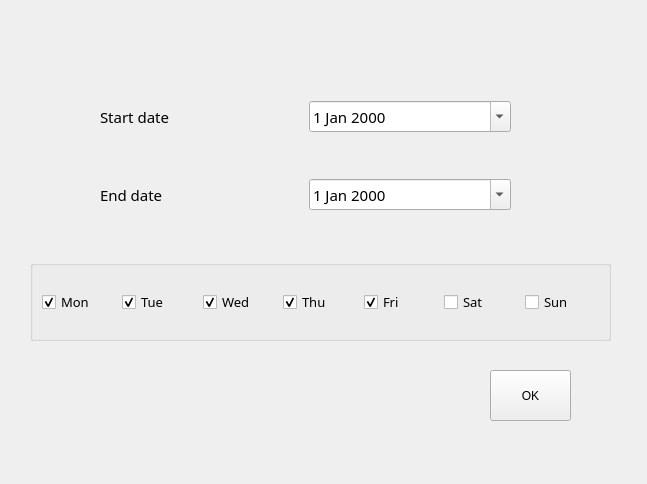
<?xml version="1.0" encoding="UTF-8"?>
<ui version="4.0">
 <class>DatePicker</class>
 <widget class="QWidget" name="DatePicker">
  <property name="geometry">
   <rect>
    <x>0</x>
    <y>0</y>
    <width>647</width>
    <height>484</height>
   </rect>
  </property>
  <property name="windowTitle">
   <string>Pick dates</string>
  </property>
  <widget class="QPushButton" name="okBtn">
   <property name="geometry">
    <rect>
     <x>490</x>
     <y>370</y>
     <width>81</width>
     <height>51</height>
    </rect>
   </property>
   <property name="text">
    <string>OK</string>
   </property>
  </widget>
  <widget class="QWidget" name="layoutWidget">
   <property name="geometry">
    <rect>
     <x>100</x>
     <y>60</y>
     <width>411</width>
     <height>191</height>
    </rect>
   </property>
   <layout class="QVBoxLayout" name="verticalLayout">
    <item>
     <layout class="QHBoxLayout" name="horizontalLayout_2">
      <item>
       <widget class="QLabel" name="startLbl">
        <property name="font">
         <font>
          <family>Century Gothic</family>
          <pointsize>11</pointsize>
         </font>
        </property>
        <property name="text">
         <string>Start date</string>
        </property>
       </widget>
      </item>
      <item>
       <widget class="QDateEdit" name="startDatePicker">
        <property name="font">
         <font>
          <family>Century Gothic</family>
          <pointsize>11</pointsize>
         </font>
        </property>
        <property name="calendarPopup">
         <bool>true</bool>
        </property>
       </widget>
      </item>
     </layout>
    </item>
    <item>
     <layout class="QHBoxLayout" name="horizontalLayout">
      <item>
       <widget class="QLabel" name="endLbl">
        <property name="font">
         <font>
          <family>Century Gothic</family>
          <pointsize>11</pointsize>
         </font>
        </property>
        <property name="text">
         <string>End date</string>
        </property>
       </widget>
      </item>
      <item>
       <widget class="QDateEdit" name="endDatePicker">
        <property name="font">
         <font>
          <family>Century Gothic</family>
          <pointsize>11</pointsize>
         </font>
        </property>
        <property name="calendarPopup">
         <bool>true</bool>
        </property>
       </widget>
      </item>
     </layout>
    </item>
   </layout>
  </widget>
  <widget class="QGroupBox" name="groupBox">
   <property name="geometry">
    <rect>
     <x>30</x>
     <y>260</y>
     <width>581</width>
     <height>81</height>
    </rect>
   </property>
   <layout class="QHBoxLayout" name="horizontalLayout_3">
    <item>
     <widget class="QCheckBox" name="cbMon">
      <property name="font">
       <font>
        <family>Century Gothic</family>
        <pointsize>10</pointsize>
       </font>
      </property>
      <property name="text">
       <string>Mon</string>
      </property>
      <property name="checked">
       <bool>true</bool>
      </property>
     </widget>
    </item>
    <item>
     <widget class="QCheckBox" name="cbTue">
      <property name="font">
       <font>
        <family>Century Gothic</family>
        <pointsize>10</pointsize>
       </font>
      </property>
      <property name="text">
       <string>Tue</string>
      </property>
      <property name="checked">
       <bool>true</bool>
      </property>
     </widget>
    </item>
    <item>
     <widget class="QCheckBox" name="cbWed">
      <property name="font">
       <font>
        <family>Century Gothic</family>
        <pointsize>10</pointsize>
       </font>
      </property>
      <property name="text">
       <string>Wed</string>
      </property>
      <property name="checked">
       <bool>true</bool>
      </property>
     </widget>
    </item>
    <item>
     <widget class="QCheckBox" name="cbThu">
      <property name="font">
       <font>
        <family>Century Gothic</family>
        <pointsize>10</pointsize>
       </font>
      </property>
      <property name="text">
       <string>Thu</string>
      </property>
      <property name="checked">
       <bool>true</bool>
      </property>
     </widget>
    </item>
    <item>
     <widget class="QCheckBox" name="cbFri">
      <property name="font">
       <font>
        <family>Century Gothic</family>
        <pointsize>10</pointsize>
       </font>
      </property>
      <property name="text">
       <string>Fri</string>
      </property>
      <property name="checked">
       <bool>true</bool>
      </property>
     </widget>
    </item>
    <item>
     <widget class="QCheckBox" name="cbSat">
      <property name="font">
       <font>
        <family>Century Gothic</family>
        <pointsize>10</pointsize>
       </font>
      </property>
      <property name="text">
       <string>Sat</string>
      </property>
     </widget>
    </item>
    <item>
     <widget class="QCheckBox" name="cbSun">
      <property name="font">
       <font>
        <family>Century Gothic</family>
        <pointsize>10</pointsize>
       </font>
      </property>
      <property name="text">
       <string>Sun</string>
      </property>
     </widget>
    </item>
   </layout>
  </widget>
 </widget>
 <resources/>
 <connections/>
</ui>
